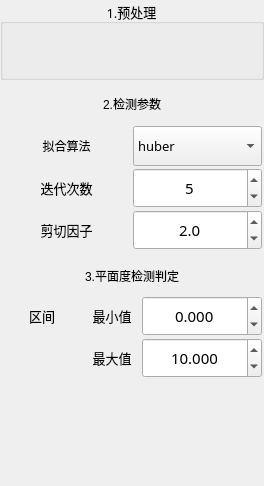
       <widget class="QWidget" name="tab">
        <attribute name="title">
         <string>平面度检测</string>
        </attribute>
        <layout class="QVBoxLayout" name="verticalLayout_3" stretch="0,0,0,1">
         <property name="spacing">
          <number>2</number>
         </property>
         <property name="leftMargin">
          <number>0</number>
         </property>
         <property name="topMargin">
          <number>0</number>
         </property>
         <property name="rightMargin">
          <number>0</number>
         </property>
         <property name="bottomMargin">
          <number>0</number>
         </property>
         <item>
          <widget class="QGroupBox" name="groupImage_4">
           <property name="minimumSize">
            <size>
             <width>0</width>
             <height>80</height>
            </size>
           </property>
           <property name="maximumSize">
            <size>
             <width>16777215</width>
             <height>100</height>
            </size>
           </property>
           <property name="font">
            <font>
             <family>微软雅黑</family>
             <pointsize>10</pointsize>
            </font>
           </property>
           <property name="title">
            <string>1.预处理</string>
           </property>
           <property name="alignment">
            <set>Qt::AlignCenter</set>
           </property>
          </widget>
         </item>
         <item>
          <widget class="QWidget" name="ROIwidget_2" native="true">
           <property name="minimumSize">
            <size>
             <width>0</width>
             <height>120</height>
            </size>
           </property>
           <layout class="QGridLayout" name="gridLayout">
            <property name="leftMargin">
             <number>2</number>
            </property>
            <property name="topMargin">
             <number>2</number>
            </property>
            <property name="rightMargin">
             <number>2</number>
            </property>
            <property name="bottomMargin">
             <number>2</number>
            </property>
            <property name="spacing">
             <number>2</number>
            </property>
            <item row="1" column="0">
             <layout class="QHBoxLayout" name="horizontalLayout_2">
              <item>
               <widget class="QLabel" name="label">
                <property name="minimumSize">
                 <size>
                  <width>80</width>
                  <height>30</height>
                 </size>
                </property>
                <property name="text">
                 <string>拟合算法</string>
                </property>
                <property name="alignment">
                 <set>Qt::AlignCenter</set>
                </property>
               </widget>
              </item>
              <item>
               <widget class="QComboBox" name="cbx_ALargrimType">
                <property name="minimumSize">
                 <size>
                  <width>80</width>
                  <height>40</height>
                 </size>
                </property>
                <property name="font">
                 <font>
                  <family>微软雅黑</family>
                  <pointsize>10</pointsize>
                 </font>
                </property>
                <property name="focusPolicy">
                 <enum>Qt::WheelFocus</enum>
                </property>
                <property name="editable">
                 <bool>false</bool>
                </property>
                <property name="currentIndex">
                 <number>1</number>
                </property>
                <item>
                 <property name="text">
                  <string>regression</string>
                 </property>
                </item>
                <item>
                 <property name="text">
                  <string>huber</string>
                 </property>
                </item>
                <item>
                 <property name="text">
                  <string>tukey</string>
                 </property>
                </item>
               </widget>
              </item>
             </layout>
            </item>
            <item row="3" column="0">
             <layout class="QHBoxLayout" name="horizontalLayout_11">
              <property name="spacing">
               <number>2</number>
              </property>
              <item>
               <widget class="QLabel" name="label_22">
                <property name="sizePolicy">
                 <sizepolicy hsizetype="Preferred" vsizetype="Fixed">
                  <horstretch>0</horstretch>
                  <verstretch>0</verstretch>
                 </sizepolicy>
                </property>
                <property name="minimumSize">
                 <size>
                  <width>0</width>
                  <height>30</height>
                 </size>
                </property>
                <property name="font">
                 <font>
                  <family>微软雅黑</family>
                  <pointsize>10</pointsize>
                 </font>
                </property>
                <property name="text">
                 <string>剪切因子</string>
                </property>
                <property name="alignment">
                 <set>Qt::AlignCenter</set>
                </property>
               </widget>
              </item>
              <item>
               <widget class="QDoubleSpinBox" name="spinClippingFactor">
                <property name="minimumSize">
                 <size>
                  <width>0</width>
                  <height>40</height>
                 </size>
                </property>
                <property name="font">
                 <font>
                  <family>微软雅黑</family>
                  <pointsize>11</pointsize>
                 </font>
                </property>
                <property name="alignment">
                 <set>Qt::AlignCenter</set>
                </property>
                <property name="decimals">
                 <number>1</number>
                </property>
                <property name="singleStep">
                 <double>0.500000000000000</double>
                </property>
                <property name="value">
                 <double>2.000000000000000</double>
                </property>
               </widget>
              </item>
             </layout>
            </item>
            <item row="2" column="0">
             <layout class="QHBoxLayout" name="horizontalLayout_9">
              <property name="spacing">
               <number>2</number>
              </property>
              <item>
               <widget class="QLabel" name="label_21">
                <property name="sizePolicy">
                 <sizepolicy hsizetype="Preferred" vsizetype="Fixed">
                  <horstretch>0</horstretch>
                  <verstretch>0</verstretch>
                 </sizepolicy>
                </property>
                <property name="minimumSize">
                 <size>
                  <width>0</width>
                  <height>30</height>
                 </size>
                </property>
                <property name="font">
                 <font>
                  <family>微软雅黑</family>
                  <pointsize>10</pointsize>
                 </font>
                </property>
                <property name="text">
                 <string>迭代次数</string>
                </property>
                <property name="alignment">
                 <set>Qt::AlignCenter</set>
                </property>
               </widget>
              </item>
              <item>
               <widget class="QSpinBox" name="spinIterationsTimes">
                <property name="minimumSize">
                 <size>
                  <width>0</width>
                  <height>40</height>
                 </size>
                </property>
                <property name="font">
                 <font>
                  <family>微软雅黑</family>
                  <pointsize>11</pointsize>
                 </font>
                </property>
                <property name="alignment">
                 <set>Qt::AlignCenter</set>
                </property>
                <property name="minimum">
                 <number>1</number>
                </property>
                <property name="maximum">
                 <number>20</number>
                </property>
                <property name="value">
                 <number>5</number>
                </property>
               </widget>
              </item>
             </layout>
            </item>
            <item row="0" column="0">
             <widget class="QLabel" name="label_4">
              <property name="minimumSize">
               <size>
                <width>0</width>
                <height>40</height>
               </size>
              </property>
              <property name="text">
               <string>2.检测参数</string>
              </property>
              <property name="alignment">
               <set>Qt::AlignCenter</set>
              </property>
             </widget>
            </item>
           </layout>
          </widget>
         </item>
         <item>
          <widget class="QWidget" name="ROIwidget_3" native="true">
           <property name="minimumSize">
            <size>
             <width>0</width>
             <height>200</height>
            </size>
           </property>
           <layout class="QVBoxLayout" name="verticalLayout_6">
            <property name="spacing">
             <number>0</number>
            </property>
            <property name="leftMargin">
             <number>2</number>
            </property>
            <property name="topMargin">
             <number>2</number>
            </property>
            <property name="rightMargin">
             <number>2</number>
            </property>
            <property name="bottomMargin">
             <number>0</number>
            </property>
            <item>
             <widget class="QLabel" name="label_5">
              <property name="minimumSize">
               <size>
                <width>0</width>
                <height>40</height>
               </size>
              </property>
              <property name="text">
               <string>3.平面度检测判定</string>
              </property>
              <property name="alignment">
               <set>Qt::AlignCenter</set>
              </property>
             </widget>
            </item>
            <item>
             <layout class="QGridLayout" name="gridLayout_2">
              <property name="horizontalSpacing">
               <number>0</number>
              </property>
              <property name="verticalSpacing">
               <number>2</number>
              </property>
              <item row="0" column="0">
               <widget class="QLabel" name="label_25">
                <property name="sizePolicy">
                 <sizepolicy hsizetype="Preferred" vsizetype="Fixed">
                  <horstretch>0</horstretch>
                  <verstretch>0</verstretch>
                 </sizepolicy>
                </property>
                <property name="minimumSize">
                 <size>
                  <width>80</width>
                  <height>30</height>
                 </size>
                </property>
                <property name="font">
                 <font>
                  <family>微软雅黑</family>
                  <pointsize>10</pointsize>
                 </font>
                </property>
                <property name="text">
                 <string>区间</string>
                </property>
                <property name="alignment">
                 <set>Qt::AlignCenter</set>
                </property>
               </widget>
              </item>
              <item row="0" column="1">
               <layout class="QHBoxLayout" name="horizontalLayout_13" stretch="0,1">
                <property name="spacing">
                 <number>0</number>
                </property>
                <item>
                 <widget class="QLabel" name="label_24">
                  <property name="sizePolicy">
                   <sizepolicy hsizetype="Preferred" vsizetype="Fixed">
                    <horstretch>0</horstretch>
                    <verstretch>0</verstretch>
                   </sizepolicy>
                  </property>
                  <property name="minimumSize">
                   <size>
                    <width>60</width>
                    <height>30</height>
                   </size>
                  </property>
                  <property name="font">
                   <font>
                    <family>微软雅黑</family>
                    <pointsize>10</pointsize>
                   </font>
                  </property>
                  <property name="text">
                   <string>最小值</string>
                  </property>
                  <property name="alignment">
                   <set>Qt::AlignCenter</set>
                  </property>
                 </widget>
                </item>
                <item>
                 <widget class="QDoubleSpinBox" name="spinMinValue">
                  <property name="sizePolicy">
                   <sizepolicy hsizetype="Preferred" vsizetype="Fixed">
                    <horstretch>0</horstretch>
                    <verstretch>0</verstretch>
                   </sizepolicy>
                  </property>
                  <property name="minimumSize">
                   <size>
                    <width>120</width>
                    <height>40</height>
                   </size>
                  </property>
                  <property name="font">
                   <font>
                    <family>微软雅黑</family>
                    <pointsize>11</pointsize>
                   </font>
                  </property>
                  <property name="alignment">
                   <set>Qt::AlignCenter</set>
                  </property>
                  <property name="decimals">
                   <number>3</number>
                  </property>
                  <property name="minimum">
                   <double>-9999999999.000000000000000</double>
                  </property>
                  <property name="maximum">
                   <double>9999999999.000000000000000</double>
                  </property>
                  <property name="value">
                   <double>0.000000000000000</double>
                  </property>
                 </widget>
                </item>
               </layout>
              </item>
              <item row="1" column="1">
               <layout class="QHBoxLayout" name="horizontalLayout_12" stretch="0,1">
                <property name="spacing">
                 <number>0</number>
                </property>
                <item>
                 <widget class="QLabel" name="label_23">
                  <property name="sizePolicy">
                   <sizepolicy hsizetype="Preferred" vsizetype="Fixed">
                    <horstretch>0</horstretch>
                    <verstretch>0</verstretch>
                   </sizepolicy>
                  </property>
                  <property name="minimumSize">
                   <size>
                    <width>60</width>
                    <height>30</height>
                   </size>
                  </property>
                  <property name="font">
                   <font>
                    <family>微软雅黑</family>
                    <pointsize>10</pointsize>
                   </font>
                  </property>
                  <property name="text">
                   <string>最大值</string>
                  </property>
                  <property name="alignment">
                   <set>Qt::AlignCenter</set>
                  </property>
                 </widget>
                </item>
                <item>
                 <widget class="QDoubleSpinBox" name="spinMaxValue">
                  <property name="sizePolicy">
                   <sizepolicy hsizetype="Preferred" vsizetype="Fixed">
                    <horstretch>0</horstretch>
                    <verstretch>0</verstretch>
                   </sizepolicy>
                  </property>
                  <property name="minimumSize">
                   <size>
                    <width>120</width>
                    <height>40</height>
                   </size>
                  </property>
                  <property name="font">
                   <font>
                    <family>微软雅黑</family>
                    <pointsize>11</pointsize>
                   </font>
                  </property>
                  <property name="alignment">
                   <set>Qt::AlignCenter</set>
                  </property>
                  <property name="decimals">
                   <number>3</number>
                  </property>
                  <property name="minimum">
                   <double>-9999999999.000000000000000</double>
                  </property>
                  <property name="maximum">
                   <double>9999999999.000000000000000</double>
                  </property>
                  <property name="value">
                   <double>10.000000000000000</double>
                  </property>
                 </widget>
                </item>
               </layout>
              </item>
             </layout>
            </item>
            <item>
             <spacer name="verticalSpacer_4">
              <property name="orientation">
               <enum>Qt::Vertical</enum>
              </property>
              <property name="sizeHint" stdset="0">
               <size>
                <width>20</width>
                <height>108</height>
               </size>
              </property>
             </spacer>
            </item>
           </layout>
          </widget>
         </item>
         <item>
          <spacer name="verticalSpacer_3">
           <property name="orientation">
            <enum>Qt::Vertical</enum>
           </property>
           <property name="sizeHint" stdset="0">
            <size>
             <width>20</width>
             <height>0</height>
            </size>
           </property>
          </spacer>
         </item>
        </layout>
       </widget>
